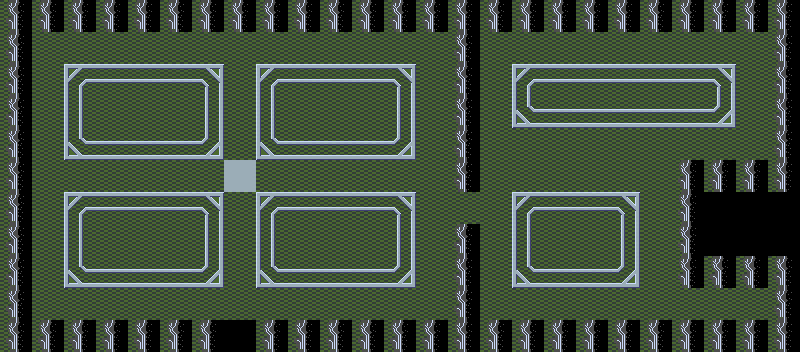

The image is a tile-based game level rendered from a .tmx file. Its description and complete source (layers, tilesets, objects, tile grids) follow:
An orthogonal 25x11 tile map with 32x32 px tiles, 2 tile layers (sol, mur) and 16 objects (6x collide, 2x trigger).

<map version="1.2" tiledversion="1.2.3" orientation="orthogonal" renderorder="left-down" width="25" height="11" tilewidth="32" tileheight="32" infinite="0" nextlayerid="13" nextobjectid="19">
 <tileset firstgid="1" name="sol1" tilewidth="32" tileheight="32" tilecount="42" columns="6">
  <image source="sol1.png" width="192" height="224" />
  <tile id="33">
   <animation>
    <frame tileid="33" duration="100" />
    <frame tileid="34" duration="100" />
    <frame tileid="35" duration="100" />
   </animation>
  </tile>
 </tileset>
 <layer id="11" name="sol" width="25" height="11">
  <data encoding="csv">
0,0,0,0,0,0,0,0,0,0,0,0,0,0,0,0,0,0,0,0,0,0,0,0,0,
0,21,21,21,21,21,21,21,21,21,21,21,21,21,0,21,21,21,21,21,21,21,21,21,0,
0,21,25,26,26,26,27,21,25,26,26,26,27,21,0,21,25,26,26,26,26,26,27,21,0,
0,21,31,32,32,32,33,21,31,32,32,32,33,21,0,21,37,38,38,38,38,38,39,21,0,
0,21,37,38,38,38,39,21,37,38,38,38,39,21,0,21,21,21,21,21,21,21,21,21,0,
0,21,21,21,21,21,21,10,21,21,21,21,21,21,0,21,21,21,21,21,21,0,0,0,0,
0,21,25,26,26,26,27,21,25,26,26,26,27,21,0,21,25,26,26,27,21,0,0,0,0,
0,21,31,32,32,32,33,21,31,32,32,32,33,21,0,21,31,32,21,33,21,0,0,0,0,
0,21,37,38,38,38,39,21,37,38,38,38,39,21,0,21,37,38,38,39,21,0,0,0,0,
0,21,21,21,21,21,21,21,21,21,21,21,21,21,0,21,21,21,21,21,21,21,21,21,0,
0,0,0,0,0,0,0,0,0,0,0,0,0,0,0,0,0,0,0,0,0,0,0,0,0
</data>
 </layer>
 <layer id="12" name="mur" width="25" height="11">
  <data encoding="csv">
22,22,22,22,22,22,22,22,22,22,22,22,22,22,22,22,22,22,22,22,22,22,22,22,22,
22,0,0,0,0,0,0,0,0,0,0,0,0,0,22,0,0,0,0,0,0,0,0,0,22,
22,0,0,0,0,0,0,0,0,0,0,0,0,0,22,0,0,0,0,0,0,0,0,0,22,
22,0,0,0,0,0,0,0,0,0,0,0,0,0,22,0,0,0,0,0,0,0,0,0,22,
22,0,0,0,0,0,0,0,0,0,0,0,0,0,22,0,0,0,0,0,0,0,0,0,22,
22,0,0,0,0,0,0,34,0,0,0,0,0,0,22,0,0,0,0,0,0,22,22,22,22,
22,0,0,0,0,0,0,0,0,0,0,0,0,0,21,0,0,0,0,0,0,22,0,0,0,
22,0,0,0,0,0,0,0,0,0,0,0,0,0,22,0,0,0,0,0,0,22,0,0,0,
22,0,0,0,0,0,0,0,0,0,0,0,0,0,22,0,0,0,0,0,0,22,22,22,22,
22,0,0,0,0,0,0,0,0,0,0,0,0,0,22,0,0,0,0,0,0,0,0,0,22,
22,22,22,22,22,22,22,0,22,22,22,22,22,22,22,22,22,22,22,22,22,22,22,22,22
</data>
 </layer>
 <objectgroup id="2" name="collisions">
  <object id="1" type="collide" x="32" y="0" width="416" height="32" />
  <object id="2" type="collide" x="0" y="0" width="32" height="352" />
  <object id="3" type="collide" x="448" y="0" width="32" height="192" />
  <object id="4" type="collide" x="32" y="320" width="192" height="32" />
  <object id="5" type="collide" x="256" y="320" width="192" height="32" />
  <object id="7" type="collide" x="224" y="160" width="32" height="32" />
  <object id="10" x="448" y="224" width="32" height="128" />
  <object id="12" x="480" y="0" width="320" height="32" />
  <object id="13" x="768" y="32" width="32" height="128" />
  <object id="14" x="672" y="160" width="128" height="32" />
  <object id="15" x="672" y="192" width="32" height="64" />
  <object id="16" x="672" y="256" width="128" height="32" />
  <object id="17" x="768" y="288" width="32" height="64" />
  <object id="18" x="480" y="320" width="288" height="32" />
 </objectgroup>
 <objectgroup id="8" name="triggers">
  <object id="6" name="door" type="trigger" x="224" y="320" width="32" height="32" />
  <object id="9" type="trigger" x="224" y="192" width="32" height="96" />
 </objectgroup>
</map>